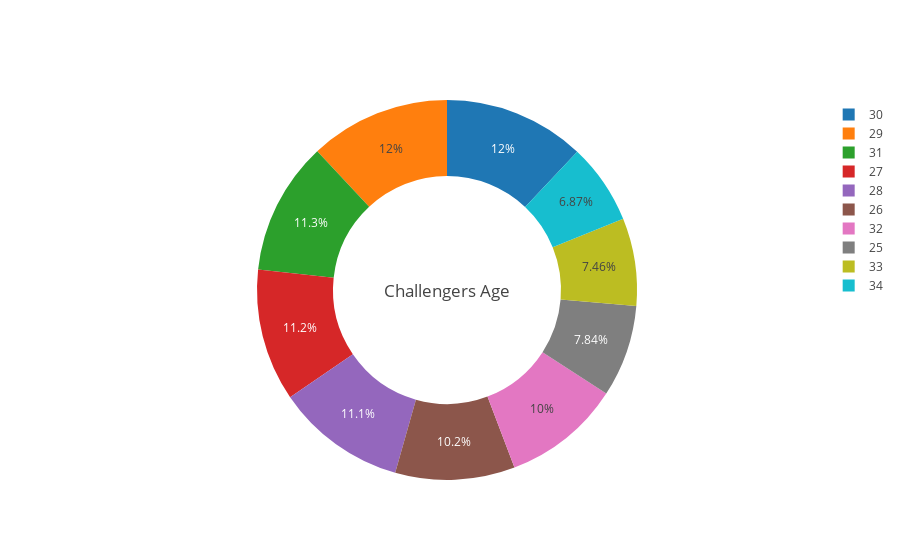
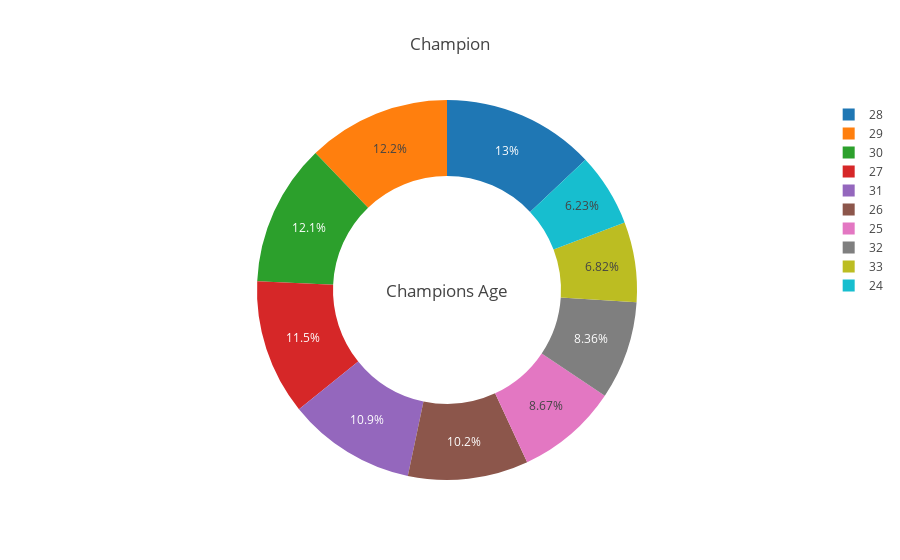

Source (notebook cell) for these figures, in order:
### Code cell
RAge = df.groupby(['R_age']).count()['Winner']
RedAge = RAge.sort_values(axis=0, ascending=False)
RedAge = RedAge.head(10)

BAge = df.groupby(['B_age']).count()['Winner']
BlueAge = BAge.sort_values(axis=0, ascending=False)
BlueAge = BlueAge.head(10)

figR = {
  "data": [
    {
      "values": RedAge.values,
      "labels": RedAge.index,
      "domain": {"x": [0, 1]},
      "hole": .6,
      "type": "pie"
    },
    
    ],
  "layout": {
        #"title":"Challenger",
        "annotations": [
            {
                "font": {
                    "size": 17
                },
                "showarrow": False,
                "text": "Challengers Age",
                "x": 0.5,
                "y": 0.5
            }
            
        ]
    }
}

figB = {
  "data": [
    {
      "values": BlueAge.values,
      "labels": BlueAge.index,
      "domain": {"x": [0, 1]},
      "hole": .6,
      "type": "pie"
    },
    
    ],
  "layout": {
        "title":"Champion",
        "annotations": [
            {
                "font": {
                    "size": 17
                },
                "showarrow": False,
                "text": "Champions Age",
                "x": 0.5,
                "y": 0.5
            }
            
        ]
    }
}
iplot(figR, filename='donut')
iplot(figB, filename='donut')

### Figure 1 — Plotly figure (JSON) as saved in the notebook; plotly's stock layout.template omitted (floating-point values rounded to 4 significant figures)
{"data": [{"domain": {"x": [0, 1]}, "hole": 0.6, "labels": [30, 29, 31, 27, 28, 26, 32, 25, 33, 34], "type": "pie", "uid": "8ffc3161-604b-42e2-b4a4-03703b882832", "values": [469, 467, 442, 439, 432, 397, 392, 306, 291, 268]}], "layout": {"annotations": [{"font": {"size": 17}, "showarrow": false, "text": "Challengers Age", "x": 0.5, "y": 0.5}]}}

### Figure 2 — Plotly figure (JSON) as saved in the notebook; plotly's stock layout.template omitted (floating-point values rounded to 4 significant figures)
{"data": [{"domain": {"x": [0, 1]}, "hole": 0.6, "labels": [28, 29, 30, 27, 31, 26, 25, 32, 33, 24], "type": "pie", "uid": "231fec83-3059-4424-97ac-4763d7075e7d", "values": [505, 473, 470, 448, 424, 398, 337, 325, 265, 242]}], "layout": {"annotations": [{"font": {"size": 17}, "showarrow": false, "text": "Champions Age", "x": 0.5, "y": 0.5}], "title": {"text": "Champion"}}}
